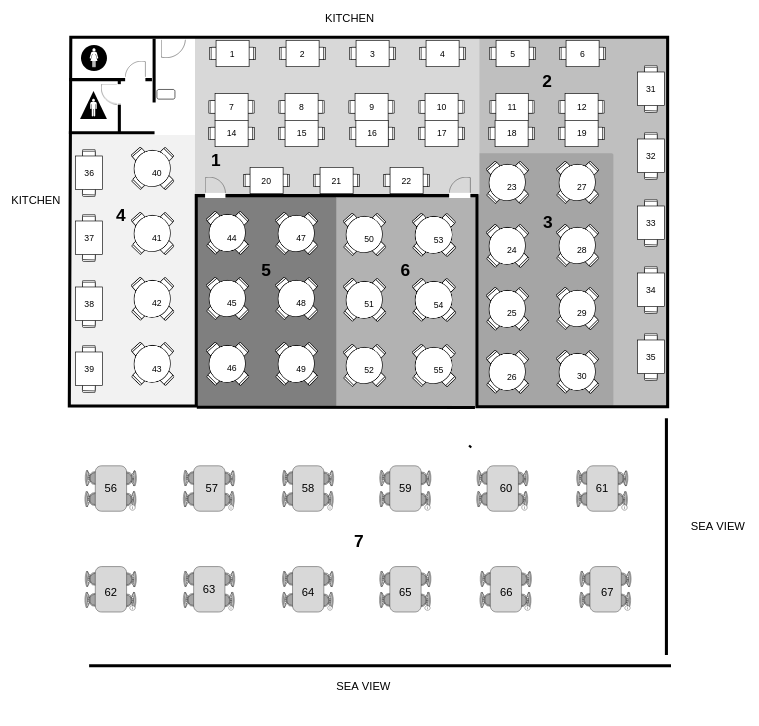
#> input picture client/src/assets/images/floormap.png, 759 x 726 px
$ python table_detection.py
#> lines starting #> are read from the running program, lines starting #| are printed output that depends on the picture; after the words box and inside, x2 and y2 are one past the last pixel; in counts of white or black regions, pixels touching at a corner belong together
#!/usr/bin/env python3
"""
Table Detection Script for Restaurant Floor Map
Detects all 67 tables and classifies them into 3 sections
"""

import cv2
import numpy as np
import json
import os
from typing import List, Dict, Tuple, Optional
from dataclasses import dataclass
import math

@dataclass
class TableInfo:
    """Class representing a detected table"""
    id: str
    label: str
    capacity: int
    section: str
    zone: str
    shape: str
    x: float
    y: float
    centroid_x: float
    centroid_y: float
    rotation: float
    width: float
    height: float
    smoking: bool
    accessible: bool
    min_spend: float
    svg_path: str
    geometry: Dict
    is_active: bool

class TableDetector:
    """Main class for detecting tables from floor map image"""

    def __init__(self, image_path: str):
        self.image_path = image_path
        self.image = None
        self.gray = None
        self.tables: List[TableInfo] = []
        self.sections = {
            "section_1_4": {"name": "Main Dining (Sections 1-4)", "tables": []},
            "section_5_6": {"name": "Smoking Area (Sections 5-6)", "tables": []},
            "section_7": {"name": "Sea View (Section 7)", "tables": []}
        }

    def load_image(self) -> bool:
        """Load and preprocess the floor map image"""
        try:
            self.image = cv2.imread(self.image_path)
#> self.image is the input picture: shape (726, 759, 3); min 0, max 255, mean 225.9
            if self.image is None:
                print(f"Error: Could not load image from {self.image_path}")
                return False

            self.gray = cv2.cvtColor(self.image, cv2.COLOR_BGR2GRAY)
            print(f"Image loaded successfully: {self.image.shape}")
#| Image loaded successfully: (726, 759, 3)
            return True
        except Exception as e:
            print(f"Error loading image: {e}")
            return False

    def detect_table_regions(self) -> List[Tuple[int, int, int, int]]:
        """Detect potential table regions using contour detection"""
        # Apply Gaussian blur to reduce noise
        blurred = cv2.GaussianBlur(self.gray, (5, 5), 0)
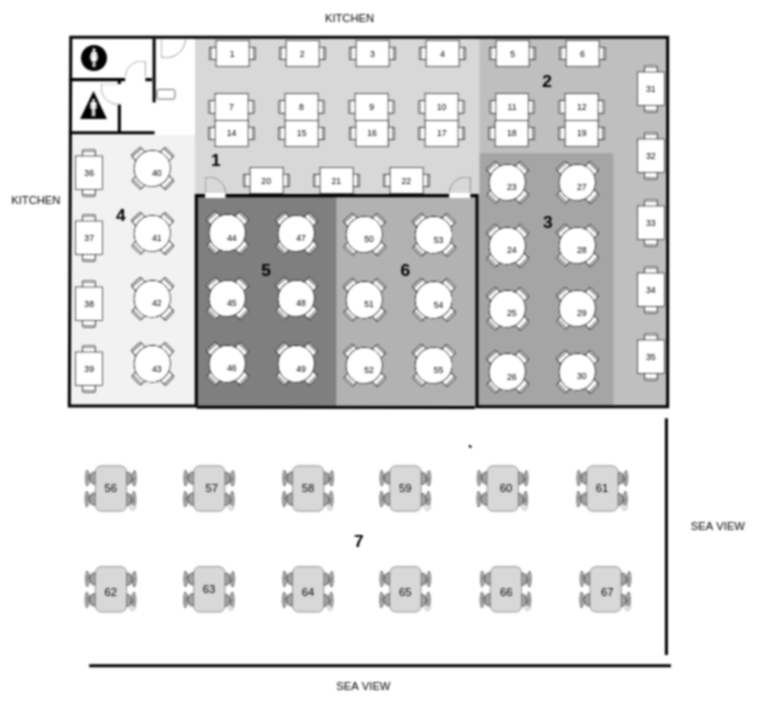
#> blurred: shape (726, 759); min 0, max 255, mean 225.9

        # Use adaptive thresholding to handle varying lighting
        thresh = cv2.adaptiveThreshold(
            blurred, 255, cv2.ADAPTIVE_THRESH_GAUSSIAN_C, cv2.THRESH_BINARY_INV, 11, 2
        )
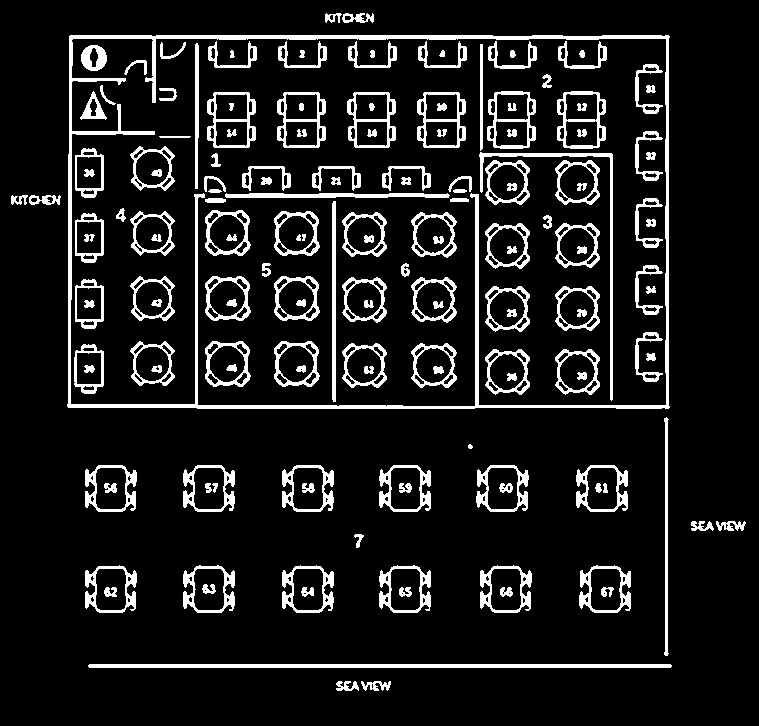
#> thresh: shape (726, 759); 11% white; 166 white regions (1 under 20 px), largest, box (x1, y1, x2, y2) and area: (67, 35, 670, 409) 9624, (88, 664, 672, 668) 2332, (479, 152, 613, 401) 1353

        # Morphological operations to clean up the image
        kernel = np.ones((3, 3), np.uint8)
        thresh = cv2.morphologyEx(thresh, cv2.MORPH_CLOSE, kernel)
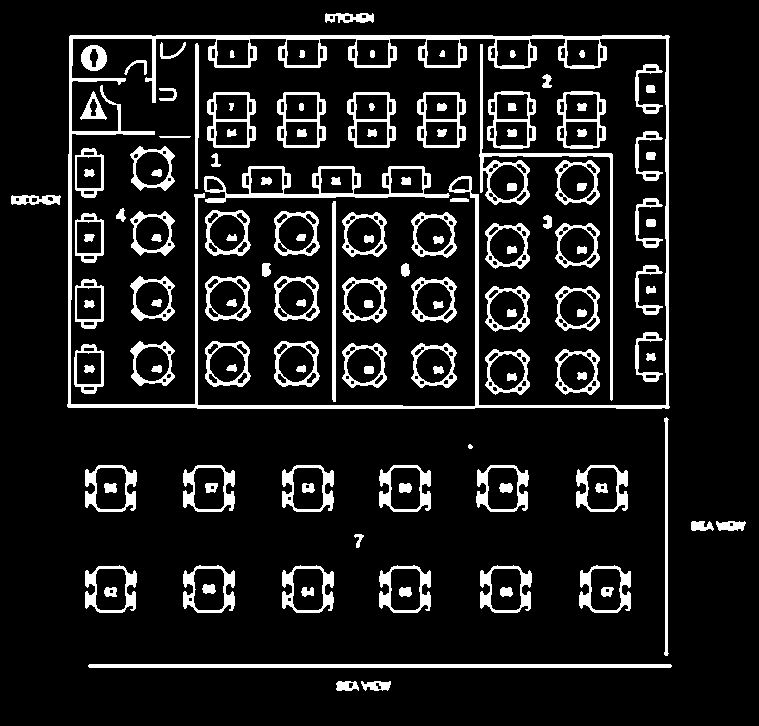
#> thresh: shape (726, 759); 11.5% white; 144 white regions (1 under 20 px), largest, box (x1, y1, x2, y2) and area: (67, 35, 670, 409) 12176, (88, 664, 672, 668) 2332, (204, 166, 450, 203) 2327
        thresh = cv2.morphologyEx(thresh, cv2.MORPH_OPEN, kernel)
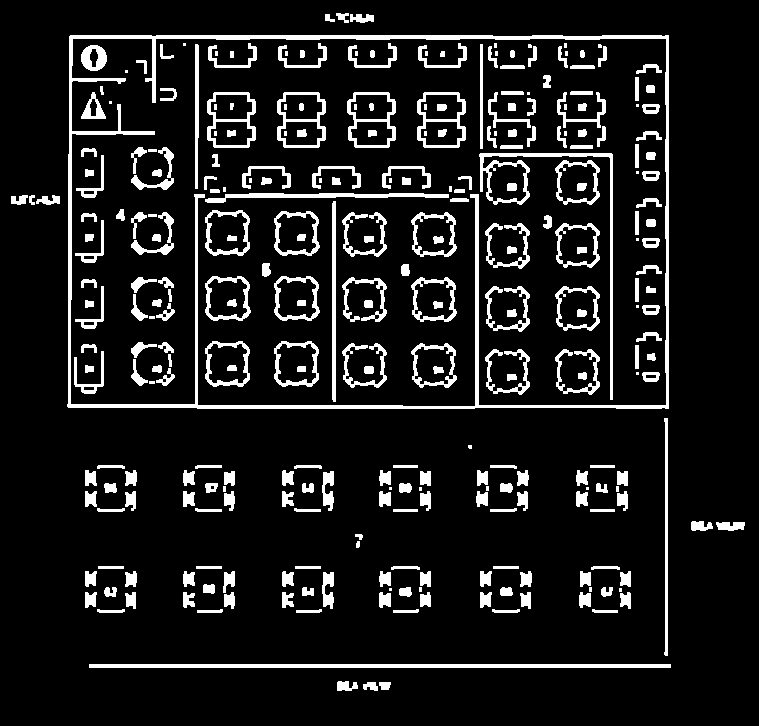
#> thresh: shape (726, 759); 10.6% white; 307 white regions (47 under 20 px)

        # Find contours
        contours, _ = cv2.findContours(thresh, cv2.RETR_EXTERNAL, cv2.CHAIN_APPROX_SIMPLE)
#> contours = 109 contours, 12 with area under 20; largest, box (x1, y1, x2, y2) and area: (67, 35, 669, 409) 223326, (89, 664, 671, 668) 1743, (664, 418, 668, 656) 480, (322, 471, 334, 511) 258, (322, 572, 334, 609) 248

        # Filter contours based on area and aspect ratio
        table_regions = []
        min_area = 500  # Minimum area for a table
        max_area = 50000  # Maximum area for a table

        for contour in contours:
            area = cv2.contourArea(contour)
            if min_area < area < max_area:
                x, y, w, h = cv2.boundingRect(contour)
                aspect_ratio = w / h

                # Filter by aspect ratio (tables should be roughly rectangular)
                if 0.5 < aspect_ratio < 2.0:
                    table_regions.append((x, y, w, h))
#> this loop made 109 passes
#> (contour, area, x, y, w, h, aspect_ratio) on pass 4: ([[89, 664], [89, 667], [670, 667], [670, 664]], 1743, 89, 664, 582, 4, 145.5)
#> area on passes 1, 2, 3, 5, 6, 7: 63.5, 75, 124, 51, 56, 52
#> after the loop, table_regions = []

        print(f"Detected {len(table_regions)} potential table regions")
#| Detected 0 potential table regions
        return table_regions

    # [53 lines left out: functions classify_table_section, determine_table_capacity, determine_table_shape, create_svg_path, not called in this run]

    def detect_tables(self) -> List[TableInfo]:
        """Main method to detect all tables"""
        if not self.load_image():
            return []

        # Detect table regions
        table_regions = self.detect_table_regions()
#> table_regions = []

        # Sort regions by position (top to bottom, left to right)
        table_regions.sort(key=lambda r: (r[1], r[0]))

        # Create table objects
        for i, (x, y, w, h) in enumerate(table_regions):
            # Determine table properties
            shape = self.determine_table_shape(w, h)
            capacity = self.determine_table_capacity(w, h, shape)
            section_key = self.classify_table_section(x, y, w, h)
            section_name = self.sections[section_key]["name"]

            # Create table info
            table = TableInfo(
                id=f"table-{i+1:03d}",
                label=str(i + 1),
                capacity=capacity,
                section=section_name,
                zone=section_name,
                shape=shape,
                x=float(x),
                y=float(y),
                centroid_x=float(x + w / 2),
                centroid_y=float(y + h / 2),
                rotation=0.0,
                width=float(w),
                height=float(h),
                smoking=section_key == "section_5_6",  # Smoking area
                accessible=False,  # Default to False
                min_spend=0.0,
                svg_path=self.create_svg_path(x, y, w, h, shape),
                geometry={
                    "type": "Polygon",
                    "coordinates": [[
                        [x, y],
                        [x + w, y],
                        [x + w, y + h],
                        [x, y + h],
                        [x, y]
                    ]] if shape == "rectangle" else {
                        "type": "Circle",
                        "center": [x + w/2, y + h/2],
                        "radius": min(w, h) / 2
                    }
                },
                is_active=True
            )

            self.tables.append(table)
            self.sections[section_key]["tables"].append(table)
#> this loop made 0 passes
#> after the loop, self.tables = []

        print(f"Successfully detected {len(self.tables)} tables")
#| Successfully detected 0 tables
        return self.tables

    # [84 lines left out: functions generate_database_script, save_detection_results, save_visualization, not called in this run]

def main():
    """Main function to run table detection"""
    # Path to your floor map image
    image_path = "client/src/assets/images/floormap.png"

    if not os.path.exists(image_path):
        print(f"Error: Image not found at {image_path}")
        return

    # Create detector and run detection
    detector = TableDetector(image_path)
    tables = detector.detect_tables()
#> tables = []

    if tables:
        # Save results
        detector.save_detection_results()

        # Print summary
        print("\n" + "="*50)
        print("TABLE DETECTION SUMMARY")
        print("="*50)

        for section_key, section in detector.sections.items():
            print(f"\n{section['name']}: {len(section['tables'])} tables")
            for table in section['tables']:
                print(f"  - Table {table.label}: {table.capacity}p, {table.shape}, {table.zone}")

        print(f"\nTotal tables detected: {len(tables)}")
        print("Results saved to 'detection_results/' directory")
    else:
        print("No tables detected. Please check the image and detection parameters.")

if __name__ == "__main__":
    main()
